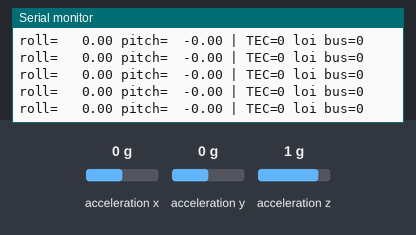
Simulated run of this sketch. Board: ESP32. Parts: the last lines printed to the serial monitor. Wiring (inferred from the names in the program): MPU-6050 motion sensor at I2C address 0x68. The test bench sets the inputs (shaded band); at power-on: acceleration y 0 g, acceleration x 0 g, acceleration z 1 g. No CAN messages arrive unless stated.

Above: at 9.4 s.
9.5 s: acceleration y set to -0.2 g
At 9.81 s:
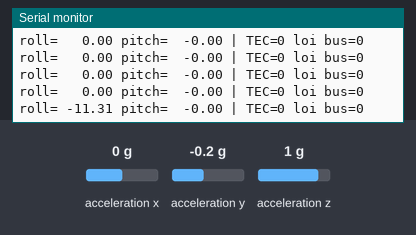
11.0 s: acceleration y set to 0.1 g
At 11.4 s:
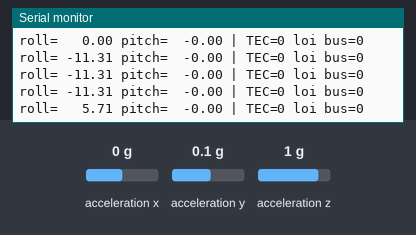

Measured:
- the behaviour switches between -0.1 and 0 g on acceleration y (found by bisection; images 1 and 2)
- after the input at 9.5 s, the serial monitor: prints a new line at once (image 1)
- after the input at 11.0 s, the serial monitor: prints a new line at once (image 2)

The sketch:

m6_tilt_tx.ino
```cpp
#include <Wire.h>
#include <math.h>
#include "driver/twai.h"

#define PIN_TX      GPIO_NUM_25
#define PIN_RX      GPIO_NUM_26
#define PIN_SDA     21
#define PIN_SCL     22

#define MPU_ADDR        0x68
#define MPU_PWR_MGMT_1  0x6B    /* ghi 0 de danh thuc chip (mac dinh dang ngu) */
#define MPU_ACCEL_XOUT  0x3B    /* 6 byte: AX_H AX_L AY_H AY_L AZ_H AZ_L */
#define MPU_WHO_AM_I    0x75

#define ID_TILT         0x110
#define ID_LED_STATUS   0x200
#define PERIOD_MS       100

unsigned long last_send = 0;
uint32_t frame_count = 0;

/* ================= MPU6050 ================= */
bool mpu_write(uint8_t reg, uint8_t value)
{
  Wire.beginTransmission(MPU_ADDR);
  Wire.write(reg);
  Wire.write(value);
  return Wire.endTransmission() == 0;      /* 0 = co ACK tu MPU6050 */
}

bool mpu_read(uint8_t reg, uint8_t *buf, uint8_t len)
{
  Wire.beginTransmission(MPU_ADDR);
  Wire.write(reg);                         /* chon thanh ghi bat dau */
  if (Wire.endTransmission(false) != 0) {  /* false: repeated start, chua nha bus */
    return false;
  }
  if (Wire.requestFrom((uint8_t)MPU_ADDR, len) != len) {
    return false;
  }
  for (uint8_t i = 0; i < len; i++) {
    buf[i] = Wire.read();
  }
  return true;
}

/* Doc gia toc 3 truc (don vi tho, +-2g -> 16384 = 1g) */
bool mpu_read_accel(int16_t *ax, int16_t *ay, int16_t *az)
{
  uint8_t b[6];
  if (!mpu_read(MPU_ACCEL_XOUT, b, 6)) {
    return false;
  }
  /* MPU6050 gui byte cao truoc (big-endian) */
  *ax = (int16_t)((b[0] << 8) | b[1]);
  *ay = (int16_t)((b[2] << 8) | b[3]);
  *az = (int16_t)((b[4] << 8) | b[5]);
  return true;
}

/* ================= CAN ================= */
void send_tilt(int16_t roll, int16_t pitch)
{
  twai_message_t msg = {};
  msg.identifier = ID_TILT;
  msg.data_length_code = 4;
  msg.data[0] = (uint8_t)(roll & 0xFF);          /* byte thap */
  msg.data[1] = (uint8_t)((roll >> 8) & 0xFF);   /* byte cao */
  msg.data[2] = (uint8_t)(pitch & 0xFF);
  msg.data[3] = (uint8_t)((pitch >> 8) & 0xFF);

  if (twai_transmit(&msg, 0) != ESP_OK) {
    Serial.println("Hang doi TX day");
  }
}

void setup()
{
  Serial.begin(115200);

  /* I2C 400 kHz */
  Wire.begin(PIN_SDA, PIN_SCL, 400000);

  uint8_t who = 0;
  if (!mpu_read(MPU_WHO_AM_I, &who, 1)) {
    Serial.println("Khong thay MPU6050 o 0x68 (kiem tra SDA/SCL/VCC/GND)");
    while (1) {
      delay(1000);
    }
  }
  /* Chip that tra ve 0x68; mot so ban clone tra 0x70, 0x72, 0x98 nhung van doc duoc */
  Serial.printf("\nMPU6050 WHO_AM_I = 0x%02X\n", who);
  mpu_write(MPU_PWR_MGMT_1, 0x00);         /* danh thuc */

  twai_general_config_t g = TWAI_GENERAL_CONFIG_DEFAULT(PIN_TX, PIN_RX, TWAI_MODE_NORMAL);
  twai_timing_config_t  t = TWAI_TIMING_CONFIG_500KBITS();
  twai_filter_config_t  f = TWAI_FILTER_CONFIG_ACCEPT_ALL();
  if (twai_driver_install(&g, &t, &f) != ESP_OK || twai_start() != ESP_OK) {
    Serial.println("Loi khoi dong TWAI");
    while (1) {
      delay(1000);
    }
  }
  Serial.println("Moc 6: gui goc nghieng 0x110 moi 100 ms. Nghieng > 30 do -> LED Blue Pill sang");
}

void loop()
{
  /* 1. Moi 100 ms: doc cam bien, tinh goc, gui */
  if (millis() - last_send >= PERIOD_MS) {
    last_send += PERIOD_MS;                /* giu dung nhip 100 ms, khong bi troi */

    int16_t ax, ay, az;
    if (mpu_read_accel(&ax, &ay, &az)) {
      float roll  = atan2f((float)ay, (float)az) * 180.0f / PI;
      float pitch = atan2f(-(float)ax, sqrtf((float)ay * ay + (float)az * az)) * 180.0f / PI;

      int16_t roll_c  = (int16_t)lroundf(roll * 100.0f);   /* 0.01 do */
      int16_t pitch_c = (int16_t)lroundf(pitch * 100.0f);
      send_tilt(roll_c, pitch_c);
      frame_count++;

      if (frame_count % 5 == 0) {          /* in 2 lan/giay cho de doc */
        twai_status_info_t s;
        twai_get_status_info(&s);
        Serial.printf("roll=%7.2f pitch=%7.2f | TEC=%lu loi bus=%lu\n",
                      roll, pitch, s.tx_error_counter, s.bus_error_count);
      }
    } else {
      Serial.println("Loi doc MPU6050");
    }
  }

  /* 2. Nhan trang thai LED tu STM32 */
  twai_message_t rx;
  while (twai_receive(&rx, 0) == ESP_OK) {
    if (rx.identifier == ID_LED_STATUS && rx.data_length_code >= 1) {
      Serial.printf("   >>> STM32 bao: LED %s\n", rx.data[0] ? "ON (nghieng)" : "OFF (thang)");
    }
  }

  /* 3. Bus-off -> phuc hoi */
  twai_status_info_t s;
  twai_get_status_info(&s);
  if (s.state == TWAI_STATE_BUS_OFF) {
    twai_initiate_recovery();
  } else if (s.state == TWAI_STATE_STOPPED) {
    twai_start();
  }
}
```
